Frame 1 (no input): blank canvas, image omitted
Frame 60 (no input): blank canvas, image omitted
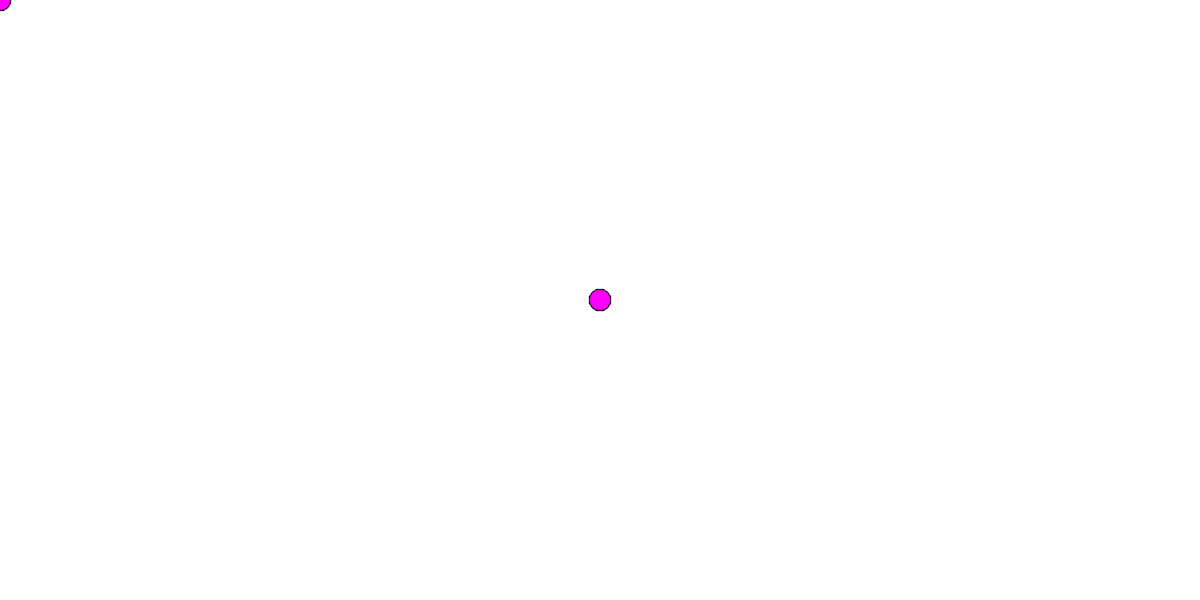
Frame 120 (the mouse pressed at the canvas centre since frame 60)

The p5.js sketch whose frames 1 and 60 were blank and that drew this single picture after the mouse press (run headless with seeded random() and noise() and a simulated clock; from frame 60 on, the mouse is pressed at the canvas centre):

// p5.js sketch
// ── sketch.js
function setup() {
  // put setup code here
  createCanvas(1400, 700);
}

function draw() {
  // put drawing code here
fill('magenta')
  ellipse(mouseX, mouseY, 25, 25) ;
}
